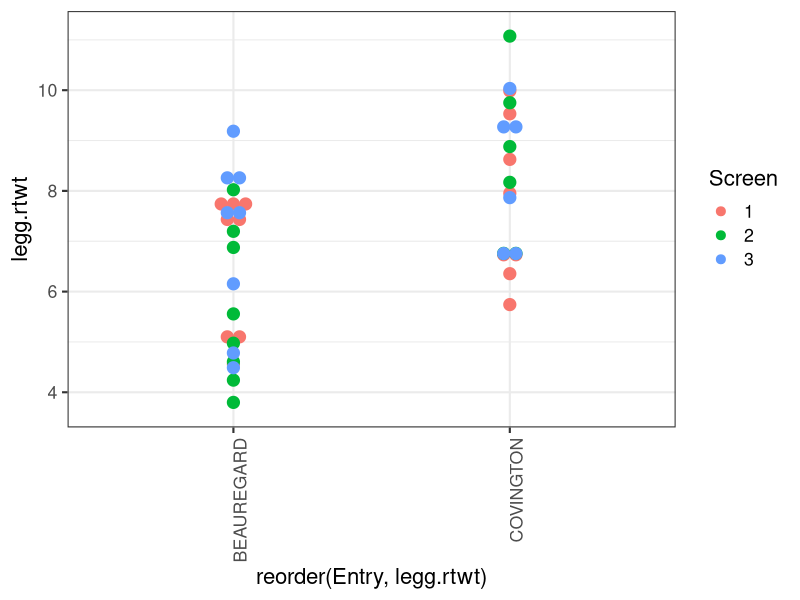
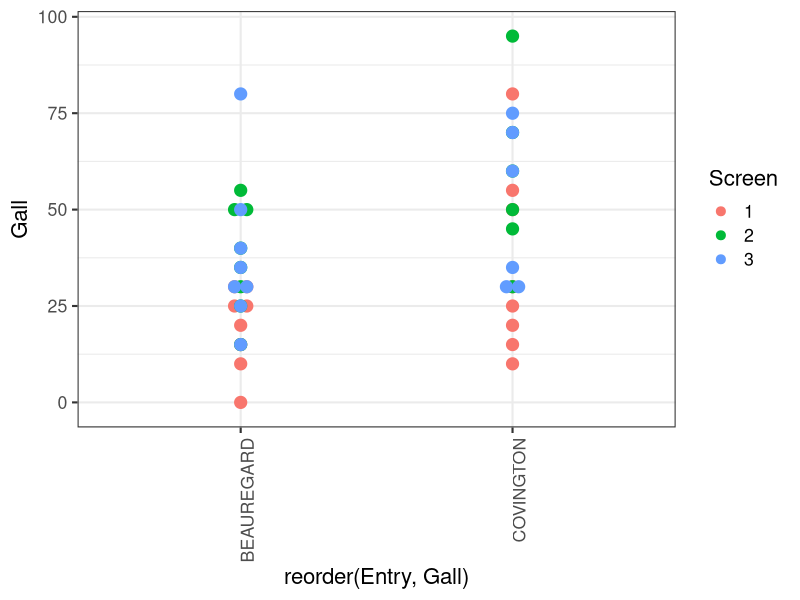
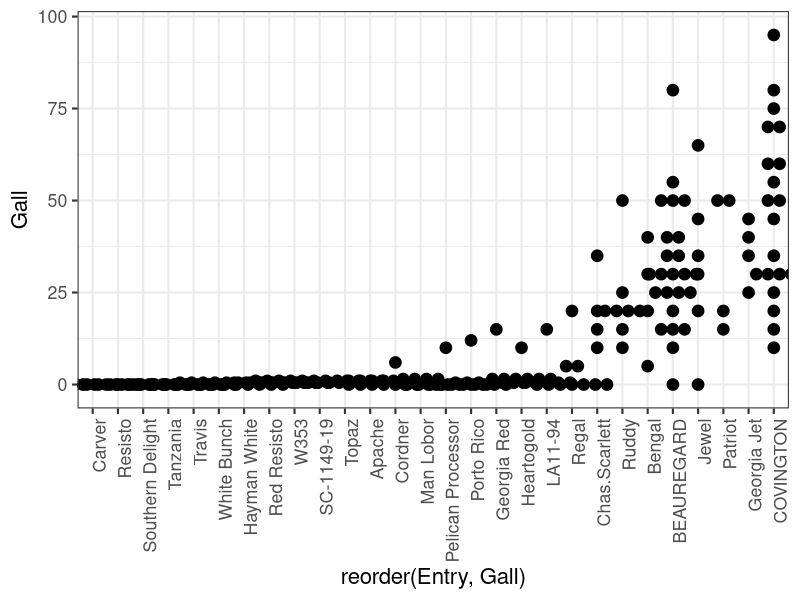
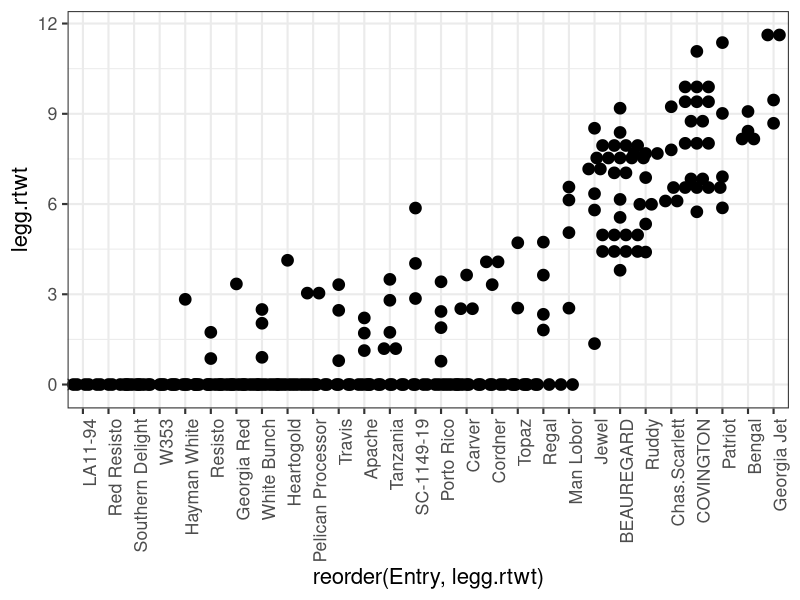

Generate these figures, in order, with R:
###Notes### 
#Scripts used for analysis of Phase2 screening of sweetpotato germplasm using M.e. isolate NC.1
#Supplemental data for manuscript entitled "Identification of Sweetpotato Germplasm Resistant to Pathotypically Distinct Isolates of Meloidogyne enterolobii from the Carolinas" Rutter et.al. Plant Disease 2020

###Required Libraries###
library(readxl)
library(ggplot2)

###Load data###
Combined_data <- read_excel("Menterolobii_NC.1_combinded_sweetpotato_screens.xlsx")
#formatting
Combined_data$Screen<-as.factor(Combined_data$Screen)


###Data analysis###

## susceptable control data alone
sus<- c("COVINGTON", "BEAUREGARD")
sus_ind<-which(Combined_data$Entry %in% sus)
sus_data<-Combined_data[sus_ind,]

#generate dot plot to view log egg per gram root between screens for susceptable controls
pl.sus.leggrtwt<-ggplot(sus_data, aes(x=reorder(Entry, legg.rtwt), y=legg.rtwt, color=Screen, fill = Screen)) + geom_dotplot(binaxis = 'y', stackdir = 'center', dotsize = 1.0) + theme_bw(base_size = 16) + theme(axis.text.x=element_text(angle=90,hjust=1))
pl.sus.leggrtwt

#generate dot plot to view Galling between screens for susceptable controls
Pl.sus.Gall<-ggplot(sus_data, aes(x=reorder(Entry, Gall), y=Gall, color=Screen, fill = Screen)) + geom_dotplot(binaxis = 'y', stackdir = 'center', dotsize = 1.0) + theme_bw(base_size = 16) + theme(axis.text.x=element_text(angle=90,hjust=1))
Pl.sus.Gall

#Checking to see if Beauregaurd was significantly different between screens 1,2,&3
beau.data<-sus_data[sus_data$Accession == "BEAUREGARD",]
#egg data anova
anova.beau.log.egg.rtwt<- aov(legg.rtwt ~ Screen, data = beau.data) 
summary(anova.beau.log.egg.rtwt)
a.tuk<-TukeyHSD(anova.beau.log.egg.rtwt)
log.beau.legg.rtwt.diffs<-as.data.frame(a.tuk$Screen) 
log.beau.legg.rtwt.diffs #not significantly for egg data

#galling data anova
anova.beau.gall<- aov(Gall ~ Screen, data = beau.data) 
summary(anova.beau.gall)
b.tuk<-TukeyHSD(anova.beau.gall)
log.beau.gall.diffs<-as.data.frame(b.tuk$Screen) 
log.beau.gall.diffs #not significantly for galling data

#Checking to see if Covington was sig different between screens
cov.data<-sus_data[sus_data$Accession == "COVINGTON",]
#egg data anova
anova.cov.log.egg.rtwt<- aov(legg.rtwt ~ Screen, data = cov.data) 
summary(anova.cov.log.egg.rtwt)
c.tuk<-TukeyHSD(anova.cov.log.egg.rtwt)
log.cov.legg.rtwt.diffs<-as.data.frame(c.tuk$Screen)
log.cov.legg.rtwt.diffs  #not significant for egg data

#gall data anova 
anova.cov.gall<- aov(Gall ~ Screen, data = cov.data) 
summary(anova.cov.gall)
d.tuk<-TukeyHSD(anova.cov.gall)
log.cov.gall.diffs<-as.data.frame(d.tuk$Screen) #not significant for egg data
log.cov.gall.diffs

#checking to see if Covington and Beauregard were significantly different in terms of eggs or galling scores accross three screens
#sus legg.rt.wt combined
anova.sus.legg.rtwt<- aov(legg.rtwt ~ Entry, data = sus_data)
summary(anova.sus.legg.rtwt)
e.tuk<-TukeyHSD(anova.sus.legg.rtwt)
sus.legg.rtwt.diffs<-as.data.frame(e.tuk$Entry) 
sus.legg.rtwt.diffs #adjusted p < 0.001

#sus galling combined 
anova.sus.gall<- aov(Gall ~ Entry, data = sus_data)
summary(anova.sus.gall)
f.tuk<-TukeyHSD(anova.sus.gall)
sus.Gall.diffs<-as.data.frame(f.tuk$Entry) 
sus.Gall.diffs #adjusted p < 0.05

##analysis accross all sweetpotato lines

#generate a dot plot to view Galling between lines accross all screens
Pl.all.Gall<-ggplot(Combined_data, aes(x=reorder(Entry, Gall), y=Gall)) + geom_dotplot(binaxis = 'y', stackdir = 'center', dotsize = 1.0) + theme_bw(base_size = 16) + theme(axis.text.x=element_text(angle=90,hjust=1))
Pl.all.Gall

#generate dot plot to view log egg per gram root between screens for susceptable controls
pl.all.leggrtwt<-ggplot(Combined_data, aes(x=reorder(Entry, legg.rtwt), y=legg.rtwt)) + geom_dotplot(binaxis = 'y', stackdir = 'center', dotsize = 1.0) + theme_bw(base_size = 16) + theme(axis.text.x=element_text(angle=90,hjust=1))
pl.all.leggrtwt

#Galling
anova.Galling<- aov(Gall ~ Entry, data = Combined_data) 
summary(anova.Galling)
g.tuk<-TukeyHSD(anova.Galling)
Galling.diffs<-as.data.frame(g.tuk$Entry) 
Galling.diffs

#Eggs/gram root
anova.legg.rtwt<- aov(legg.rtwt ~ Entry, data = Combined_data) 
summary(anova.legg.rtwt)
h.tuk<-TukeyHSD(anova.legg.rtwt)
legg.rtwt.diffs<-as.data.frame(h.tuk$Entry) 
legg.rtwt.diffs

#aggregating the mean values for Table 2 isolated NC.1
#eggs per gram of root
m.egg.rtwt<-aggregate(egg.rtwt~Entry, FUN=mean, data = Combined_data)
sd.egg.rtwt<-aggregate(egg.rtwt~Entry, FUN=sd, data = Combined_data)
summary(m.egg.rtwt$egg.rtwt)
df.egg.rtwt<-merge(m.egg.rtwt, sd.egg.rtwt, by="Entry")
df.names<-c("Entry", "mean_eggs/gram_root", "sd_eggs/gram_root" )
colnames(df.egg.rtwt)<-df.names

# percent galling
m.Gall<-aggregate(Gall~Entry, FUN=mean, data = Combined_data)
sd.Gall<-aggregate(Gall~Entry, FUN=sd, data = Combined_data)
summary(m.Gall$Gall)
df.Gall<-merge(m.Gall, sd.Gall, by="Entry")
df.names<-c("Entry", "mean_percent_galling", "sd_percent_galling" )
colnames(df.Gall)<-df.names












